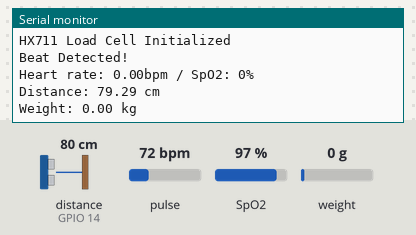
This sketch was run on a simulated ESP32. Shown: the last lines printed to the serial monitor. Wiring (inferred from the names in the program): ultrasonic range finder: trigger GPIO 12; echo GPIO 14. Inputs (shaded band) come from the test bench; at power-on: distance to the obstacle (sensor on GPIO 14) 80 cm, pulse 72 bpm, weight on the scale 0 g, SpO2 97 %. The echo pulse lasts 58.3 µs per cm.

Above: at 2.2 s.
2.3 s: distance to the obstacle (sensor on GPIO 14) set to 2 cm
At 3.6 s:
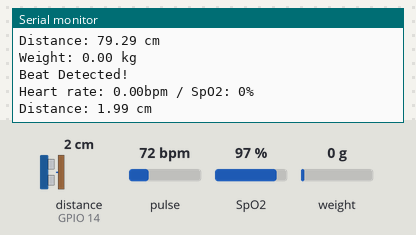
3.8 s: pulse set to 42 bpm
At 4.5 s:
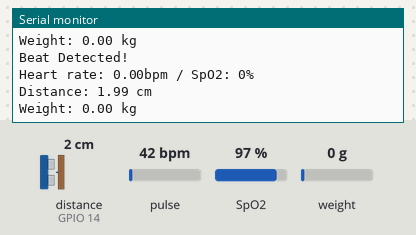
5.3 s: weight on the scale set to 100 g
At 6.6 s:
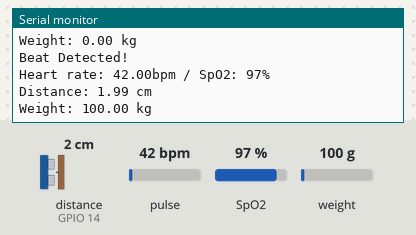
6.8 s: SpO2 set to 80 %
At 7.8 s:
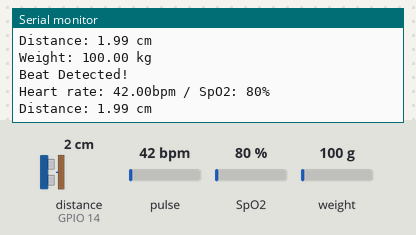
8.3 s: distance to the obstacle (sensor on GPIO 14) set to 4 cm
At 9.6 s:
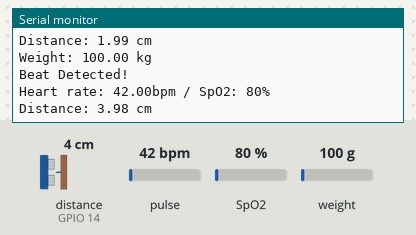
9.8 s: weight on the scale set to 1250 g
At 10.5 s:
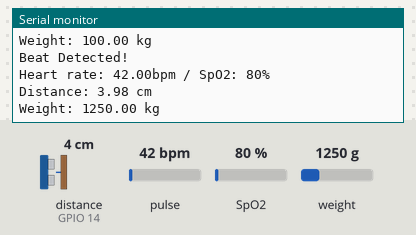
Timing chart, 0 to 12.3 s (numbered marks = the images above; inputs shaded):
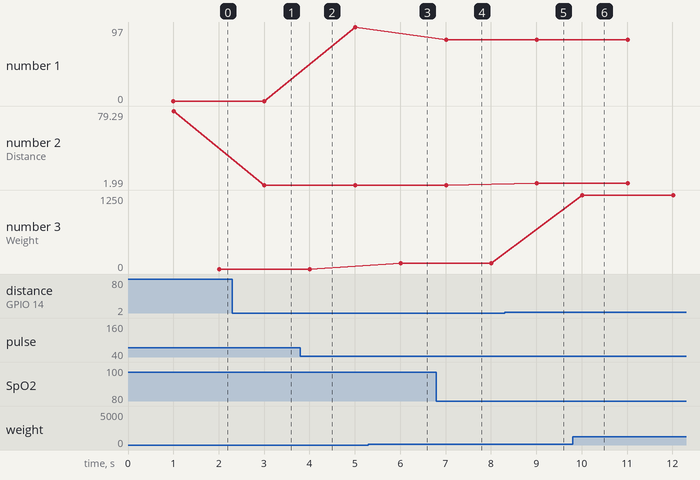

The sketch:

Final_3_sensors.ino
```cpp
#include <Wire.h>
#include "MAX30100_PulseOximeter.h"
#include <HX711.h>

#define REPORTING_PERIOD_MS 1000

// PulseOximeter
PulseOximeter pox;
uint32_t tsLastReport = 0;

// HC-SR05 Ultrasonic Sensor Pins
#define TRIG_PIN 12
#define ECHO_PIN 14

// HX711 Load Cell Pins
const int LOADCELL_DOUT_PIN = 25;
const int LOADCELL_SCK_PIN = 26;
HX711 scale;

// Load Cell Calibration Factor (Adjust according to your load cell)
const float CALIBRATION_FACTOR = 2280.0; // This value is obtained from the calibration sketch

void onBeatDetected() {
    Serial.println("Beat Detected!");
}

void setup() {
    Serial.begin(115200);

    // Initialize the Pulse Oximeter
    Serial.print("Initializing pulse oximeter..");
    if (!pox.begin()) {
        Serial.println("FAILED");
        for (;;);  // Infinite loop on failure
    } else {
        Serial.println("SUCCESS");
        pox.setOnBeatDetectedCallback(onBeatDetected);
    }

    // Setup the HC-SR05 pins
    pinMode(TRIG_PIN, OUTPUT);
    pinMode(ECHO_PIN, INPUT);

    // Initialize HX711 Load Cell
    scale.begin(LOADCELL_DOUT_PIN, LOADCELL_SCK_PIN);
    scale.set_scale(CALIBRATION_FACTOR); // Adjust to this calibration factor
    scale.tare();  // Reset the scale to 0

    Serial.println("HX711 Load Cell Initialized");
}

void loop() {
    // Update the PulseOximeter
    pox.update();
    if (millis() - tsLastReport > REPORTING_PERIOD_MS) {
        Serial.print("Heart rate: ");
        Serial.print(pox.getHeartRate());
        Serial.print("bpm / SpO2: ");
        Serial.print(pox.getSpO2());
        Serial.println("%");
        tsLastReport = millis();
    }

    // Trigger the ultrasonic sensor
    digitalWrite(TRIG_PIN, LOW);
    delayMicroseconds(2);
    digitalWrite(TRIG_PIN, HIGH);
    delayMicroseconds(10);
    digitalWrite(TRIG_PIN, LOW);

    // Measure the response from the ultrasonic sensor
    long duration = pulseIn(ECHO_PIN, HIGH);
    float distance = duration * 0.034 / 2;
    Serial.print("Distance: ");
    Serial.print(distance);
    Serial.println(" cm");

    // Read Load from Load Cell
    float weight = scale.get_units(10); // Average of 10 readings
    if (weight < 0) weight = 0;  // Prevent negative readings
    Serial.print("Weight: ");
    Serial.print(weight);
    Serial.println(" kg");

    delay(1000); // Delay for 1 second between readings
}
```

Measured:
- after the input at 2.3 s, the serial monitor: prints a new line after 0.71 s (image 1)
- after the input at 5.3 s, the serial monitor: prints a new line after 0.71 s (image 3)
- after the input at 6.8 s, the serial monitor: prints a new line after 0.21 s (image 4)
- after the input at 8.3 s, the serial monitor: prints a new line after 0.71 s (image 5)
- after the input at 9.8 s, the serial monitor: prints a new line after 0.21 s (image 6)
- plotted number 1: 97 → 80 after the input at 6.8 s
- plotted number 2: 79.29 → 1.99 after the input at 2.3 s, 1.99 → 3.98 after the input at 8.3 s
- plotted number 3: 0 → 100 after the input at 5.3 s, 100 → 1250 after the input at 9.8 s
